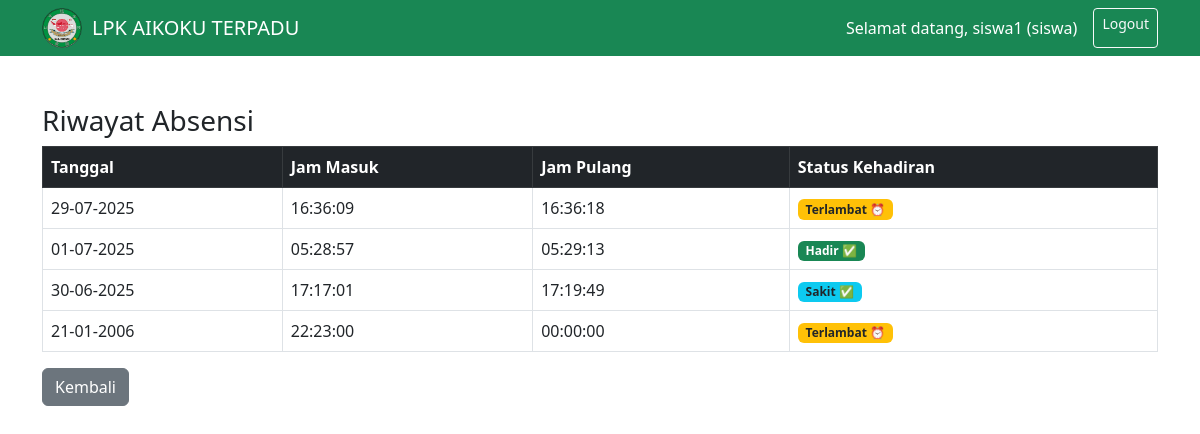
Page /absensi/riwayat_siswa.php (signed in) on the earlier database version.
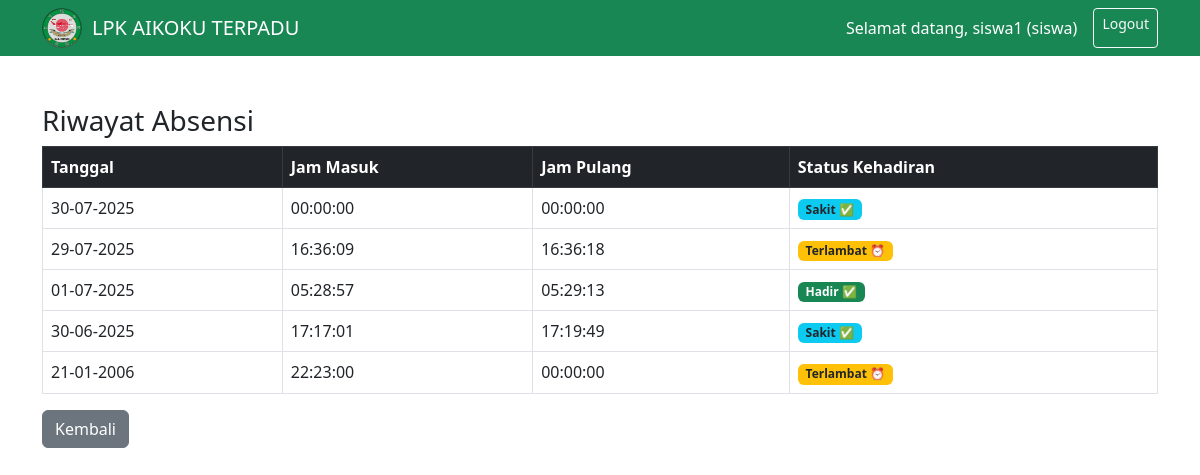
Same page on the later database version.
### tables this page shows
CREATE TABLE `tb_absensi` (
  `id_absen` int(11) NOT NULL,
  `id_pengguna` int(11) DEFAULT NULL,
  `tanggal` date DEFAULT NULL,
  `jam_masuk` time DEFAULT NULL,
  `jam_pulang` time DEFAULT NULL,
  `keterangan` enum('Hadir','Izin','Sakit','Alpha') DEFAULT 'Hadir'
);

CREATE TABLE `tb_pengajuan_izin` (
  `id_pengajuan` int(11) NOT NULL,
  `id_pengguna` int(11) DEFAULT NULL,
  `tanggal` date DEFAULT NULL,
  `jenis` enum('Izin','Sakit') DEFAULT NULL,
  `alasan` text DEFAULT NULL,
  `status` enum('Menunggu','Diterima','Ditolak') DEFAULT 'Menunggu'
);

### absensi/riwayat_siswa.php (the view, shortened to what this page needs)
<?php
include '../includes/config.php';
$id_pengguna = $_SESSION['id_pengguna'];
$query = mysqli_query($koneksi, "SELECT * FROM tb_absensi WHERE id_pengguna='$id_pengguna' ORDER BY tanggal DESC");
?>
<!DOCTYPE html>
<html lang="id">
<head>
    <link rel="stylesheet" href="https://cdn.jsdelivr.net/npm/bootstrap@5.3.0/dist/css/bootstrap.min.css">
</head>
<body>
    <nav class="navbar navbar-expand-lg navbar-dark bg-success">
        <div class="container">
            <div class="d-flex align-items-center">
                <img src="../img/logo.png" alt="Logo LPK" class="logo-img" style="height: 40px; margin-right: 10px;">
                <span class="navbar-brand mb-0 h5">LPK AIKOKU TERPADU</span>
            </div>
            <div class="d-flex">
                <span class="navbar-text text-white me-3">
                    Selamat datang, <?= $_SESSION['username']; ?> (<?= $_SESSION['role']; ?>)
                </span>
                <a href="../auth/logout.php" class="btn btn-outline-light btn-sm">Logout</a>
            </div>
        </div>
    </nav>
    <div class="container mt-5">
        <h3>Riwayat Absensi</h3>
        <table class="table table-bordered">
            <thead class="table-dark">
                <tr>
                    <th>Tanggal</th>
                    <th>Jam Masuk</th>
                    <th>Jam Pulang</th>
                    <th>Status Kehadiran</th>
                </tr>
            </thead>
            <tbody>
                <?php while ($row = mysqli_fetch_assoc($query)): ?>
                    <tr>
                        <td><?= date('d-m-Y', strtotime($row['tanggal'])) ?></td>
                        <td>
                            <?= $row['jam_masuk'] ? $row['jam_masuk'] : '<span class="text-muted">-</span>' ?>
                        </td>
                        <td>
                            <?php if (!empty($row['jam_pulang'])): ?>
                                <?= $row['jam_pulang'] ?>
                            <?php else: ?>
                                <span class="badge bg-secondary">Belum Absen Pulang</span>
                            <?php endif; ?>
                        </td>
                        <td>
                            <?php
                            $tanggal = $row['tanggal'];
                            $jam_masuk = strtotime($row['jam_masuk'] ?? '00:00:00');
                            $batas_terlambat = strtotime('10:00:00');
                            $cekIzin = mysqli_query($koneksi, "
        SELECT jenis FROM tb_pengajuan_izin
        WHERE id_pengguna = '$id_pengguna'
        AND tanggal = '$tanggal'
        AND status = 'Diterima'
        ORDER BY id_pengajuan DESC LIMIT 1
    ");
                            if (mysqli_num_rows($cekIzin) > 0) {
                                $izin = mysqli_fetch_assoc($cekIzin);
                                $jenis = htmlspecialchars($izin['jenis']);
                                $warna = $jenis == 'Sakit' ? 'bg-info text-dark' : 'bg-warning text-dark';
                                echo "<span class='badge $warna'>$jenis ✅</span>";
                            } elseif (!empty($row['jam_masuk'])) {
                                if ($row['keterangan'] == 'Hadir (Lupa Absen)') {
                                    echo '<span class="badge bg-info text-dark">Hadir (Lupa Absen) 📝</span>';
                                } else {
                                    if ($jam_masuk > $batas_terlambat) {
                                        echo '<span class="badge bg-warning text-dark">Terlambat ⏰</span>';
                                    } else {
                                        echo '<span class="badge bg-success">Hadir ✅</span>';
                                    }
                                }
                            } else {
                                echo '<span class="badge bg-secondary">Belum Absen</span>';
                            }
                            ?>
                        </td>
                    </tr>
                <?php endwhile; ?>
            </tbody>
        </table>
        <a href="../dashboard_siswa.php" class="btn btn-secondary">Kembali</a>
    </div>
</body>
</html>

Differences in the rows shown:
added tb_absensi: tanggal "30-07-2025", jam_masuk "00:00:00", jam_pulang "00:00:00", tb_pengajuan_izin.jenis "Sakit"
